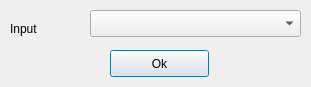
<?xml version="1.0" encoding="UTF-8"?>
<ui version="4.0">
 <class>Dialog</class>
 <widget class="QDialog" name="Dialog">
  <property name="windowTitle">
   <string>Sound device configuration</string>
  </property>
  <widget class="QLabel" name="labelDev1">
   <property name="geometry">
    <rect>
     <x>10</x>
     <y>20</y>
     <width>67</width>
     <height>17</height>
    </rect>
   </property>
   <property name="text">
    <string>Input</string>
   </property>
  </widget>
  <widget class="QPushButton" name="btn">
   <property name="geometry">
    <rect>
     <x>110</x>
     <y>50</y>
     <width>99</width>
     <height>27</height>
    </rect>
   </property>
   <property name="text">
    <string>Ok</string>
   </property>
  </widget>
  <widget class="QComboBox" name="cmbDeviceInput">
   <property name="geometry">
    <rect>
     <x>90</x>
     <y>10</y>
     <width>211</width>
     <height>27</height>
    </rect>
   </property>
  </widget>
 </widget>
 <resources/>
 <connections/>
</ui>
